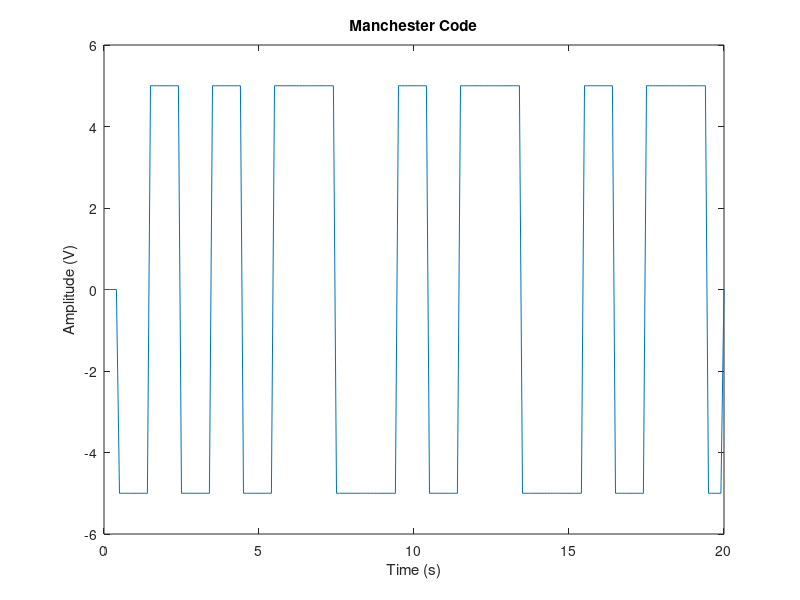

Recreate this plot in MATLAB.
% Define the number of bits
n = 10;

% Define the amplitude
A = 5;

% Define the bit period
Tb = 2;

% Define the initial time shift (alpha) with a uniform distribution
alpha = Tb * rand();

% Generate random binary data
data = randi([0 1], 1, n);

% Define the time step
dt = 0.1;

% Define the total time
T = 20;

% Initialize the time vector and the signal vector
t = 0:dt:T;
X = zeros(1, length(t));

% Generate the Manchester line code
manchester =[];

for i = 1:n
    if data(i) == 0
        manchester =[manchester , -A*ones(1,(Tb/2)/dt) , A*ones(1,(Tb/2)/dt)];
    else
        manchester =[manchester , A*ones(1,(Tb/2)/dt) , -A*ones(1,(Tb/2)/dt)];
    end
end

% Append zero values at the beginning of the signal to represent the alpha time shift
alpha_vector = A*linspace(0,0,ceil(alpha/dt)+1);
alpha_vector = alpha_vector(2:end);


% Append
alpha_length = length(alpha_vector);
manchester_length = ceil(T/dt) - alpha_length;
X(alpha_length+1: alpha_length+manchester_length) = manchester(1:manchester_length);
size(X)
size(t)
plot(t,X)
xlabel('Time (s)')
ylabel('Amplitude (V)')
title('Manchester Code')